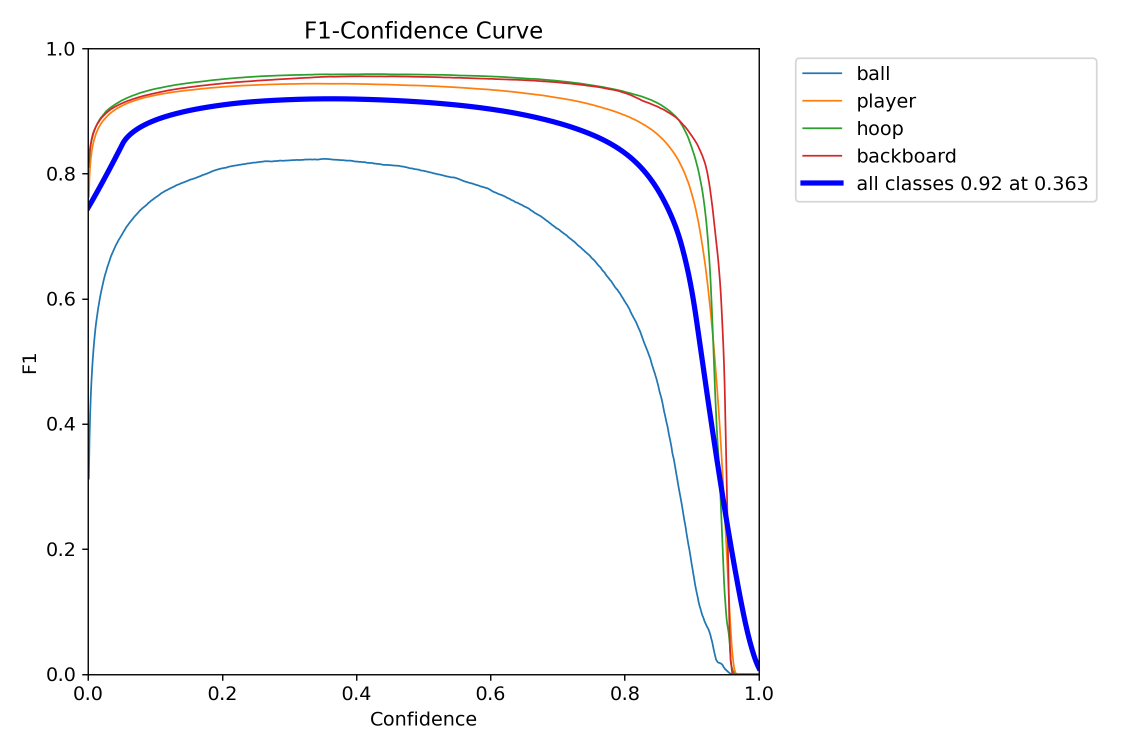
#> input picture runs/detect/val/BoxF1_curve.png, 2250 x 1500 px, found by its file name (shown at 1/2 size); its folder holds only this picture in this run
$ python review_team_gui.py
#> lines starting #> are read from the running program, lines starting #| are printed output that depends on the picture
# -*- coding: utf-8 -*-
"""
tools/review_team_gui.py

CV-Team v2 라벨링 GUI — 4클래스 (team_a/team_b/referee/other).

라벨링 룰 (시각 정직):
  team_a (0): 어두운 유니폼 팀
  team_b (1): 밝은 유니폼 팀
  referee (2): 심판 (줄무늬 등)
  other (3): 코치/관중/사복

라벨 출처:
  - 이미지당 단일 클래스 (분류 모델)
  - 라벨 파일: {stem}.txt 안에 단일 정수 (0~3)
  - 자동라벨: K-Means HSV 기반 (게임별 자동 클러스터링) — 별도 도구

키 조작 (BBox/Digit GUI 와 통일):
  1: team_a (어두운)
  2: team_b (밝은)
  3: referee (줄무늬)
  4: other (사복/코치/관중)
  W: verify + next  (현재 클래스 확정)
  E: skip (마킹 없이 다음)
  S: unsure + next
  X: 이미지 통째 삭제
  A / ←: 이전
  → / ]: 다음
  Wheel: zoom in/out
  MClick-drag: pan
  +/-/r: zoom
  G: 인덱스 점프
  T: 명시적 저장
  Q / ESC: 종료

게임별 묶음 검수 — `--game` 또는 `--order game` 사용.

실행:
  python tools/review_team_gui.py --game 1st_real_test
  python tools/review_team_gui.py --order game --resume
"""

from __future__ import annotations

import argparse
import json
import os
import time
from pathlib import Path

import cv2
import numpy as np


DATASET_ROOT = Path("C:/training/team_v2_all")
IMAGES_DIR = DATASET_ROOT / "images"
LABELS_DIR = DATASET_ROOT / "labels"
PROGRESS_FILE = DATASET_ROOT / "_review_progress.json"

WIN_NAME = "Team v2 Label Review"

CANVAS_W = 800
CANVAS_H = 720

CLASS_NAMES = ["team_a", "team_b", "referee", "other"]
CLASS_COLORS = [
    (0, 100, 255),    # 0 team_a: 진한 주황 (어두운 유니폼)
    (255, 220, 100),  # 1 team_b: 밝은 청록 (밝은 유니폼)
    (255, 255, 255),  # 2 referee: 흰색 (줄무늬)
    (128, 128, 128),  # 3 other: 회색
]


class ReviewState:
    def __init__(self) -> None:
        self.image_paths: list[Path] = []
        self.idx: int = 0
        self.img: np.ndarray | None = None
        self.cls_id: int = -1  # 현재 이미지의 라벨 (없음 = -1)
        self.verified: set[str] = set()
        self.unsure: set[str] = set()
        self.stats = {"edited": 0, "deleted": 0, "verified": 0, "unsure": 0}
        # 화면 변환
        self.disp_scale: float = 1.0
        self.disp_offset: tuple[int, int] = (0, 0)
        # 줌/팬
        self.zoom: float = 1.0
        self.view_x: float = 0.5
        self.view_y: float = 0.5
        self.panning: bool = False
        self.pan_start_screen: tuple[int, int] | None = None
        self.pan_start_view: tuple[float, float] | None = None


# [7 lines left out: function load_progress, not called in this run]


def save_progress(state: ReviewState) -> None:
    if state.idx < 0 or state.idx >= len(state.image_paths):
        cur_name = ""
    else:
        cur_name = state.image_paths[state.idx].name
    data = {
        "last_image": cur_name,
        "verified": sorted(state.verified),
        "unsure": sorted(state.unsure),
        "stats": state.stats,
    }
    # Atomic write — BSOD 손상 방지
    tmp_path = PROGRESS_FILE.with_suffix(".json.tmp")
    payload = json.dumps(data, indent=2, ensure_ascii=False)
    try:
        with open(tmp_path, "w", encoding="utf-8") as f:
            f.write(payload)
            f.flush()
            os.fsync(f.fileno())
        os.replace(tmp_path, PROGRESS_FILE)
    except Exception:
        try:
            tmp_path.unlink(missing_ok=True)
        except Exception:
            pass
        raise


def load_image_label(state: ReviewState) -> None:
    p = state.image_paths[state.idx]
    img = cv2.imread(str(p))
    state.img = img
    state.cls_id = -1
    # 줌/팬 리셋
    state.zoom = 1.0
    state.view_x = 0.5
    state.view_y = 0.5
    if img is None:
        return
    lbl = LABELS_DIR / (p.stem + ".txt")
    if lbl.exists():
        try:
            content = lbl.read_text(encoding="utf-8").strip()
            if content:
                # 단일 정수 또는 첫 토큰
                first = content.split()[0]
                state.cls_id = int(first)
        except Exception:
            state.cls_id = -1


# [8 lines left out: function save_label, not called in this run]


def draw_ui(state: ReviewState) -> np.ndarray:
    if state.img is None:
        blank = np.full((400, 600, 3), 40, dtype=np.uint8)
        cv2.putText(blank, "NO IMAGE", (200, 200),
                    cv2.FONT_HERSHEY_SIMPLEX, 1.0, (0, 0, 255), 2)
        return blank

    h, w = state.img.shape[:2]
    base_scale = min(CANVAS_W / w, CANVAS_H / h)
    disp_scale = base_scale * state.zoom
    new_w = int(round(w * disp_scale))
    new_h = int(round(h * disp_scale))
    resized = cv2.resize(
        state.img, (new_w, new_h),
        interpolation=cv2.INTER_AREA if disp_scale < 1 else cv2.INTER_LINEAR,
    )
    cx_img = state.view_x * w
    cy_img = state.view_y * h
    off_x = int(round(CANVAS_W / 2 - cx_img * disp_scale))
    off_y = int(round(CANVAS_H / 2 - cy_img * disp_scale))

    disp = np.full((CANVAS_H, CANVAS_W, 3), 30, dtype=np.uint8)
    src_x1 = max(0, -off_x)
    src_y1 = max(0, -off_y)
    src_x2 = min(new_w, CANVAS_W - off_x)
    src_y2 = min(new_h, CANVAS_H - off_y)
    dst_x1 = max(0, off_x)
    dst_y1 = max(0, off_y)
    dst_x2 = dst_x1 + (src_x2 - src_x1)
    dst_y2 = dst_y1 + (src_y2 - src_y1)
    if src_x2 > src_x1 and src_y2 > src_y1:
        disp[dst_y1:dst_y2, dst_x1:dst_x2] = resized[src_y1:src_y2, src_x1:src_x2]
    state.disp_scale = disp_scale
    state.disp_offset = (off_x, off_y)

    # 클래스 표시 — 화면 테두리
    if state.cls_id >= 0:
        color = CLASS_COLORS[state.cls_id]
        cv2.rectangle(disp, (0, 0), (CANVAS_W - 1, CANVAS_H - 1), color, 8)

    # 상단 패널
    panel_h = 70
    panel = np.full((panel_h, CANVAS_W, 3), 20, dtype=np.uint8)
    p = state.image_paths[state.idx]
    total = len(state.image_paths)
    verified_tag = "[V]" if p.name in state.verified else "[ ]"
    unsure_tag = "[?]" if p.name in state.unsure else ""
    cls_text = (CLASS_NAMES[state.cls_id]
                if 0 <= state.cls_id < len(CLASS_NAMES) else "(none)")
    info1 = f"{verified_tag}{unsure_tag} [{state.idx+1}/{total}] {p.name}"
    info2 = f"label: {cls_text}  |  zoom: {state.zoom:.2f}x"
    cv2.putText(panel, info1, (10, 25), cv2.FONT_HERSHEY_SIMPLEX, 0.5, (255, 255, 255), 1)
    cv2.putText(panel, info2, (10, 48), cv2.FONT_HERSHEY_SIMPLEX, 0.5, (200, 200, 200), 1)
    stats = (f"V:{state.stats['verified']} U:{state.stats['unsure']} "
             f"E:{state.stats['edited']} D:{state.stats['deleted']}")
    cv2.putText(panel, stats, (CANVAS_W - 280, 25),
                cv2.FONT_HERSHEY_SIMPLEX, 0.45, (180, 180, 180), 1)

    # 클래스 색상 범례
    legend_x = CANVAS_W - 380
    cv2.putText(panel, "1:team_a 2:team_b 3:referee 4:other",
                (legend_x - 100, 60),
                cv2.FONT_HERSHEY_SIMPLEX, 0.4, (200, 200, 200), 1)

    help_h = 30
    help_panel = np.full((help_h, CANVAS_W, 3), 20, dtype=np.uint8)
    help_text = ("1-4:cls | A:prev D:- W:verify+next E:skip S:unsure+next "
                 "X:del-img | Wheel:zoom F/R:reset | T:save G:jump Q:quit")
    cv2.putText(help_panel, help_text, (5, 20),
                cv2.FONT_HERSHEY_SIMPLEX, 0.36, (200, 200, 200), 1)

    final = np.vstack([panel, disp, help_panel])
    return final


# [68 lines left out: functions _disp_to_image, _zoom_at, mouse_callback, not called in this run]


def collect_images(args, verified: set[str]) -> tuple[list[str], dict[str, Path]]:
    """
    반환: (img_names, name_to_path)
    name_to_path 로 실제 파일 위치 lookup.
    """
    print("이미지 목록 수집 중...", flush=True)
    t0 = time.time()
    # digit 학습 시 images/ → images/train + images/val 로 이동했을 수 있음
    candidate_dirs = [IMAGES_DIR, IMAGES_DIR / "train", IMAGES_DIR / "val"]
    name_to_path: dict[str, Path] = {}
    for d in candidate_dirs:
        if not d.exists():
            continue
        for f in os.listdir(d):
            if f.lower().endswith((".jpg", ".jpeg", ".png")):
                name_to_path[f] = d / f
    img_names = list(name_to_path.keys())
    print(f"  listdir: {len(img_names):,}개 (검색: "
          f"{[str(d) for d in candidate_dirs if d.exists()]}, "
          f"{time.time()-t0:.1f}s)")

    if args.game:
        before = len(img_names)
        img_names = [n for n in img_names if n.startswith(args.game)]
        print(f"  game='{args.game}' 필터: {before:,} → {len(img_names):,}")

    if args.filter == "labeled":
        if LABELS_DIR.exists():
            label_names = {
                f for f in os.listdir(LABELS_DIR) if f.endswith(".txt")
            }
        else:
            label_names = set()
        img_names = [
            n for n in img_names if (Path(n).stem + ".txt") in label_names
        ]
        print(f"  labeled 필터: {len(img_names):,}")
    elif args.filter == "unverified":
        img_names = [n for n in img_names if n not in verified]
        print(f"  unverified 필터: {len(img_names):,}")

    # 순서
    import random
    rng = random.Random(args.seed)
    if args.order == "sort":
        img_names.sort()
    elif args.order == "shuffle":
        img_names.sort()
        rng.shuffle(img_names)
    elif args.order == "game":
        # 게임별로 묶고 게임 안에서는 sort (같은 게임 연속)
        from collections import defaultdict
        groups = defaultdict(list)
        for n in img_names:
            # game key = 첫 두 토큰 (예: 1st_real_test__20260331_211756)
            parts = n.split("__")
            key = "__".join(parts[:2]) if len(parts) >= 2 else n
            groups[key].append(n)
        ordered: list[str] = []
        for key in sorted(groups.keys()):
            ordered.extend(sorted(groups[key]))
        img_names = ordered
        print(f"  order=game (게임별 묶음, {len(groups):,} 게임)")

    return img_names, name_to_path


def main() -> None:
    ap = argparse.ArgumentParser()
    ap.add_argument("--start", type=int, default=0)
    ap.add_argument("--filter", choices=["all", "labeled", "unverified"],
                    default="all")
    ap.add_argument("--resume", action="store_true")
    ap.add_argument(
        "--order",
        choices=["sort", "shuffle", "game"],
        default="game",
        help="검수 순서. game=게임별 묶음 (권장). sort=이름순. shuffle=랜덤.",
    )
    ap.add_argument("--seed", type=int, default=42)
    ap.add_argument("--game", type=str, default="",
                    help="특정 게임만 검수 (예: '1st_real_test')")
    args = ap.parse_args()

    # 디렉토리 생성
    LABELS_DIR.mkdir(parents=True, exist_ok=True)

    progress = load_progress() if args.resume else {}
    verified = set(progress.get("verified", []))
    unsure = set(progress.get("unsure", []))

    img_names, name_to_path = collect_images(args, verified)

    if not img_names:
        print("리뷰할 이미지 없음")
        return

    state = ReviewState()
    state.image_paths = [name_to_path[n] for n in img_names]
    state.verified = verified
    state.unsure = unsure

    if args.resume and progress.get("last_image"):
        last = progress["last_image"]
        for i, p in enumerate(state.image_paths):
            if p.name == last:
                state.idx = i
                break
        print(f"이어서: {state.idx}")
    else:
        state.idx = min(args.start, len(state.image_paths) - 1)

    cv2.namedWindow(WIN_NAME, cv2.WINDOW_AUTOSIZE)
    cv2.setMouseCallback(WIN_NAME, mouse_callback, state)
    load_image_label(state)
#> in load_image_label, img is the input picture: shape (1500, 2250, 3); mean B, G, R 250.6, 249.1, 249.4

    while True:
        frame = draw_ui(state)
#> in draw_ui, `resized = cv2.resize( state.img, (new_w, new_h), interpolation=cv2.INT..`:
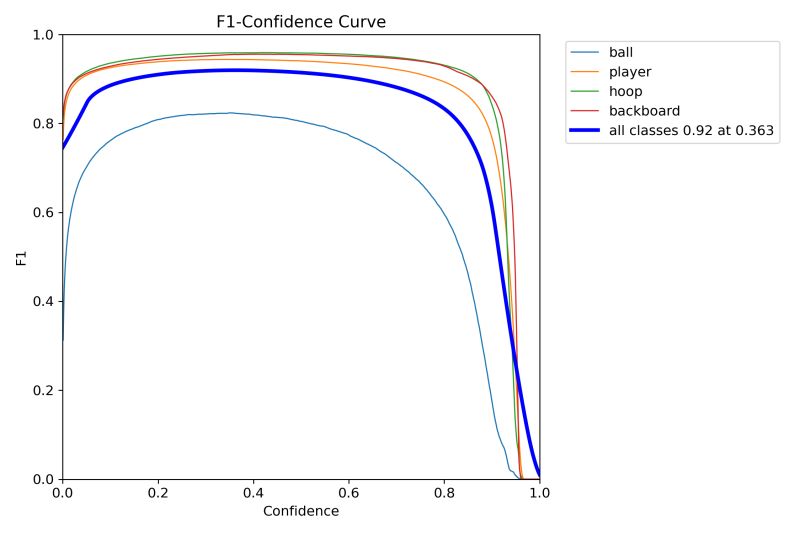
#> resized: shape (533, 800, 3); mean B, G, R 250.6, 249.1, 249.4
#> in draw_ui, `disp[dst_y1:dst_y2, dst_x1:dst_x2] = resized[src_y1:src_y2, src_x1:src..`:
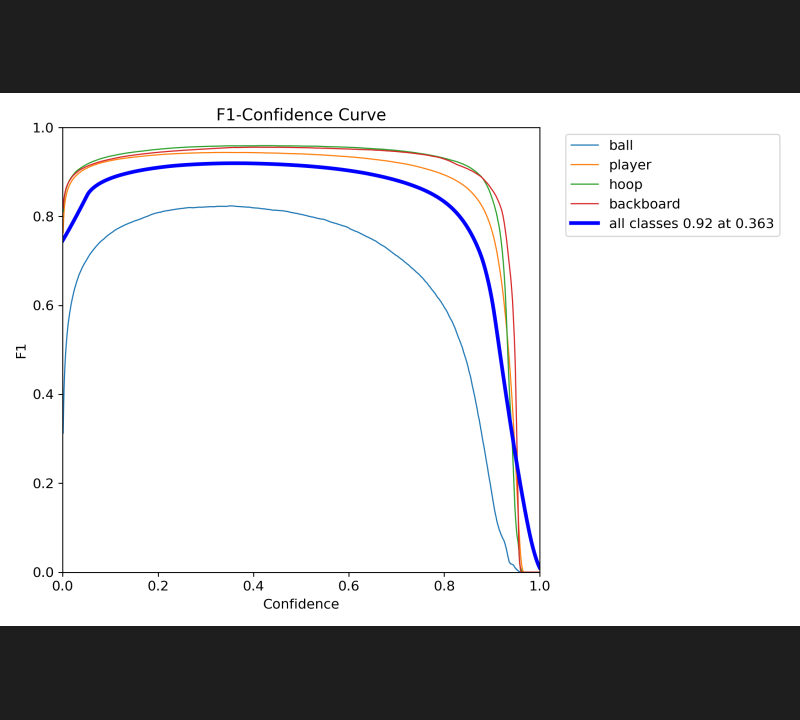
#> disp: shape (720, 800, 3); mean B, G, R 193.3, 192.2, 192.4
#> in draw_ui, `final = np.vstack([panel, disp, help_panel])`:
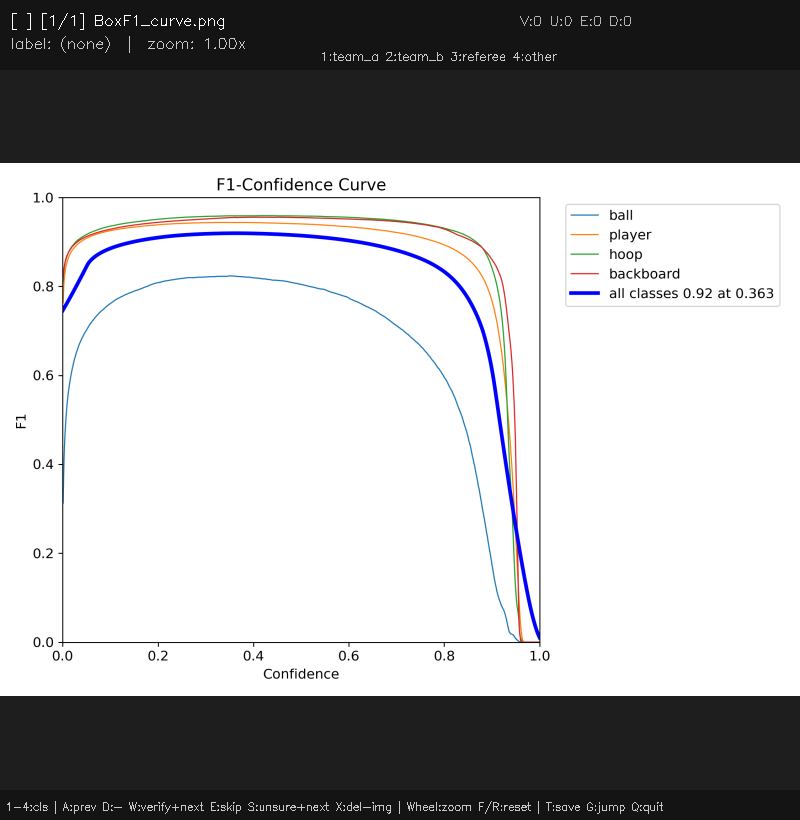
#> final: shape (820, 800, 3); mean B, G, R 173, 172, 172.2
        cv2.imshow(WIN_NAME, frame)
        key = cv2.waitKey(30) & 0xFF
#> (key q is pressed here)
        if key == 0xFF:
            continue

        # 1~4 → 클래스 (즉시 라벨 + 저장)
        if ord('1') <= key <= ord('4'):
            state.cls_id = key - ord('1')
            save_label(state)
            state.stats["edited"] += 1
            continue

        # 종료
        if key == ord('q') or key == 27:
            break

        # 이전
        if key == ord('a') or key == 81 or key == ord('['):
            state.idx = max(0, state.idx - 1)
            load_image_label(state)
        # 다음
        elif key == 83 or key == ord(']'):
            state.idx = min(len(state.image_paths) - 1, state.idx + 1)
            load_image_label(state)
        # 이미지 통째 삭제
        elif key == ord('x'):
            p = state.image_paths[state.idx]
            lbl = LABELS_DIR / (p.stem + ".txt")
            p.unlink(missing_ok=True)
            lbl.unlink(missing_ok=True)
            state.image_paths.pop(state.idx)
            state.stats["deleted"] += 1
            if state.idx >= len(state.image_paths):
                state.idx = max(0, len(state.image_paths) - 1)
            if not state.image_paths:
                break
            load_image_label(state)
        # verify + next (W 또는 M)
        elif key == ord('w') or key == ord('m'):
            p = state.image_paths[state.idx]
            state.verified.add(p.name)
            state.stats["verified"] += 1
            save_progress(state)
            state.idx = min(len(state.image_paths) - 1, state.idx + 1)
            load_image_label(state)
        # unsure + next (S 또는 U)
        elif key == ord('s') or key == ord('u'):
            p = state.image_paths[state.idx]
            state.unsure.add(p.name)
            state.stats["unsure"] += 1
            save_progress(state)
            state.idx = min(len(state.image_paths) - 1, state.idx + 1)
            load_image_label(state)
        # skip (E 또는 F)
        elif key == ord('e'):
            state.idx = min(len(state.image_paths) - 1, state.idx + 1)
            load_image_label(state)
        # 점프
        elif key == ord('g'):
            cv2.destroyWindow(WIN_NAME)
            try:
                n = int(input(f"Jump to (0~{len(state.image_paths)-1}): "))
                state.idx = max(0, min(n, len(state.image_paths) - 1))
            except ValueError:
                pass
            cv2.namedWindow(WIN_NAME, cv2.WINDOW_AUTOSIZE)
            cv2.setMouseCallback(WIN_NAME, mouse_callback, state)
            load_image_label(state)
        # 명시적 저장
        elif key == ord('t'):
            save_label(state)
            save_progress(state)
            print(f"저장: {state.idx} / {len(state.image_paths)}")
        # zoom reset (F 또는 R)
        elif key == ord('f') or key == ord('r'):
            state.zoom = 1.0
            state.view_x = 0.5
            state.view_y = 0.5
        # zoom in/out
        elif key == ord('+') or key == ord('='):
            _zoom_at(state, CANVAS_W // 2, 70 + CANVAS_H // 2, 1.25)
        elif key == ord('-') or key == ord('_'):
            _zoom_at(state, CANVAS_W // 2, 70 + CANVAS_H // 2, 0.8)

        if state.idx < 0 or state.idx >= len(state.image_paths):
            break

    cv2.destroyAllWindows()
    save_progress(state)
    print(f"\n종료. 위치: {state.idx}")
    print(f"통계: {state.stats}")


if __name__ == "__main__":
    main()
